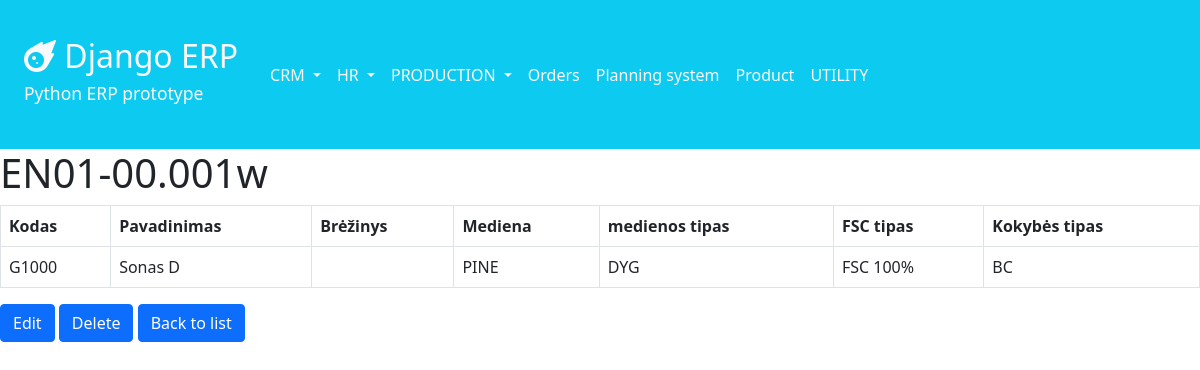
The page /production/parts/1/ on the database its author committed.
### production/models.py (models this page shows, shortened)
class Part(models.Model):
    code_id = models.CharField(max_length=10, unique=True)
    part_drawing_code = models.CharField(max_length=255, blank=True, null=True, unique=True)
    part_name = models.CharField(max_length=255, blank=True, null=True)
    part_drawings = models.FileField(upload_to='production/drawings/', blank=True, null=True)
    wood = models.CharField(max_length=35, choices=WOOD, blank=True, null=True)
    wood_type = models.CharField(max_length=35, choices=WOOD_TYPE, blank=True, null=True)
    fsc_status = models.CharField(max_length=35, choices=FSC_TYPE, blank=True, null=True)
    quality_type = models.CharField(max_length=35, choices=QUALITY_TYPE, blank=True, null=True)
    class Meta:
        ordering = ['code_id']

### production/views.py (the view)
# urls.py: path('parts/<int:pk>/', views.part_detail, name='part_detail'),
def part_detail(request, pk):
    part = get_object_or_404(Part, pk=pk)
    return render(request, 'production/part/part_details.html', {'part': part})

### production/templates/production/part/part_details.html
{% extends 'navbar.html' %}
{% block content %}
    <h1>{{ part.part_drawing_code }}</h1>
    <table class="table table-bordered">
        <thead>
        <tr>
            <th>Kodas</th>
            <th>Pavadinimas</th>
            <th>Brėžinys</th>
            <th>Mediena</th>
            <th>medienos tipas</th>
            <th>FSC tipas</th>
            <th>Kokybės tipas</th>
        </tr>
        </thead>
        <tbody>
        <tr>
                <td>{{ part.code_id }}</td>
                <td>{{ part.part_name }}</td>
                <td>{{ part.part_drawings }}</td>
                <td>{{ part.wood }}</td>
                <td>{{ part.wood_type }}</td>
                <td>{{ part.fsc_status }}</td>
                <td>{{ part.quality_type }}</td>
        </tr>
        </tbody>
    </table>
    <a href="{% url 'production:update_part' part.pk %}" class="btn btn-primary">Edit</a>
    <a href="{% url 'production:delete_part' part.pk %}" class="btn btn-primary">Delete</a>
    <a href="{% url 'production:part_list' %}" class="btn btn-primary">Back to list</a>
{% endblock %}

### rows shown on the page
Part: part_drawing_code "EN01-00.001w", code_id "G1000", part_name "Sonas D", wood "PINE", wood_type "DYG", fsc_status "FSC 100%", quality_type "BC"
